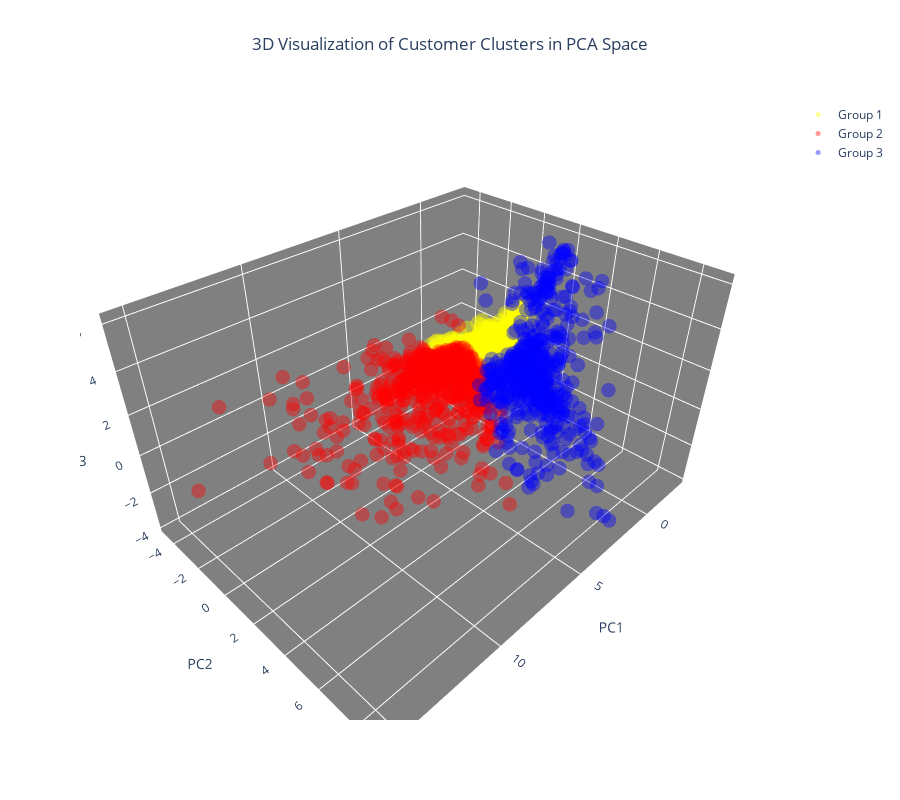

Notebook source saved alongside this figure:
### Code cell
# 색상 지정 
colors = ['yellow', 'red', 'blue']

# 각 클러스터별 데이터 분릴
cluster_0 = data_pca[data_pca['cluster'] == 0]
cluster_1 = data_pca[data_pca['cluster'] == 1]
cluster_2 = data_pca[data_pca['cluster'] == 2]

# 3D Scatter Plot 생성
import plotly.graph_objects as go
fig = go.Figure()

# 각 클러스터별 데이터 표기 
fig.add_trace(go.Scatter3d(x=cluster_0['PC1'], y=cluster_0['PC2'], z=cluster_0['PC3'], 
                           mode='markers', marker=dict(color=colors[0], size=5, opacity=0.4), name='Group 1'))
fig.add_trace(go.Scatter3d(x=cluster_1['PC1'], y=cluster_1['PC2'], z=cluster_1['PC3'], 
                           mode='markers', marker=dict(color=colors[1], size=5, opacity=0.4), name='Group 2'))
fig.add_trace(go.Scatter3d(x=cluster_2['PC1'], y=cluster_2['PC2'], z=cluster_2['PC3'], 
                           mode='markers', marker=dict(color=colors[2], size=5, opacity=0.4), name='Group 3'))

# 범례 및 제목 영역 설정
fig.update_layout(
    title=dict(text='3D Visualization of Customer Clusters in PCA Space', x=0.5),
    scene=dict(
        xaxis=dict(backgroundcolor="grey", gridcolor='white', title='PC1'),
        yaxis=dict(backgroundcolor="grey", gridcolor='white', title='PC2'),
        zaxis=dict(backgroundcolor="grey", gridcolor='white', title='PC3'),
    ),
    width=900,
    height=800
)

fig.show()

### Figure 1 — Plotly figure (JSON) as saved in the notebook; plotly's stock layout.template omitted (floating-point values rounded to 4 significant figures; data arrays with more than 128 entries replaced by an {"elided": "..."} marker saying what was removed)
{"data": [{"marker": {"color": "yellow", "opacity": 0.4, "size": 5}, "mode": "markers", "name": "Group 1", "type": "scatter3d", "x": {"elided": "2941 float values"}, "y": {"elided": "2941 float values"}, "z": {"elided": "2941 float values"}}, {"marker": {"color": "red", "opacity": 0.4, "size": 5}, "mode": "markers", "name": "Group 2", "type": "scatter3d", "x": {"elided": "626 float values"}, "y": {"elided": "626 float values"}, "z": {"elided": "626 float values"}}, {"marker": {"color": "blue", "opacity": 0.4, "size": 5}, "mode": "markers", "name": "Group 3", "type": "scatter3d", "x": {"elided": "512 float values"}, "y": {"elided": "512 float values"}, "z": {"elided": "512 float values"}}], "layout": {"height": 800, "scene": {"xaxis": {"backgroundcolor": "grey", "gridcolor": "white", "title": {"text": "PC1"}}, "yaxis": {"backgroundcolor": "grey", "gridcolor": "white", "title": {"text": "PC2"}}, "zaxis": {"backgroundcolor": "grey", "gridcolor": "white", "title": {"text": "PC3"}}}, "title": {"text": "3D Visualization of Customer Clusters in PCA Space", "x": 0.5}, "width": 900}}
